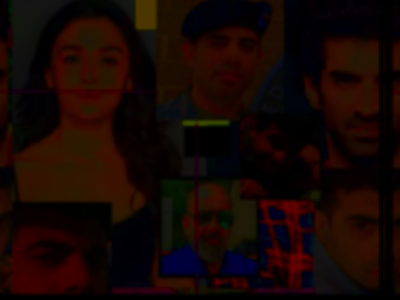
#> input picture dut/tb/uvm_images/write/New folder/cgaintocgain.bmp, 400 x 300 px, found by its file name
$ python cgaintocgain.py
#> lines starting #> are read from the running program, lines starting #| are printed output that depends on the picture
import cv2

image = cv2.imread('C:/Images/REPOS/GitHub/VIDEO_STREAM/ZEDBOARD/uvm_tb/VFP_TEST/dut/tb/uvm_images/write/cgaintocgain.bmp')
#> image is the input picture: shape (300, 400, 3); mean B, G, R 3.4, 7.2, 22.7


# RGB Red
cv2.imshow('R-cgaintocgain',image[:, :, 0])
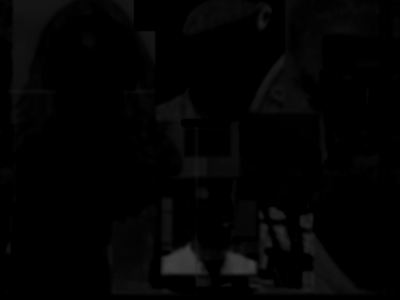
#> window 'R-cgaintocgain': shape (300, 400); min 0, max 64, mean 3.4
cv2.imwrite('R-cgaintocgain.bmp',image[:, :, 0])

cv2.imshow('G-cgaintocgain',image[:, :, 1])
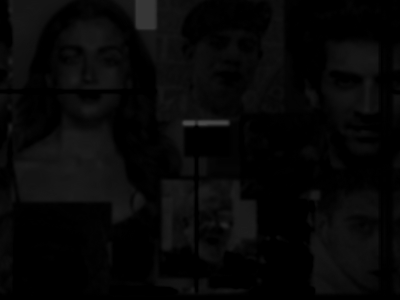
#> window 'G-cgaintocgain': shape (300, 400); min 0, max 74, mean 7.2
cv2.imwrite('G-cgaintocgain.bmp',image[:, :, 1])

cv2.imshow('B-cgaintocgain',image[:, :, 2])
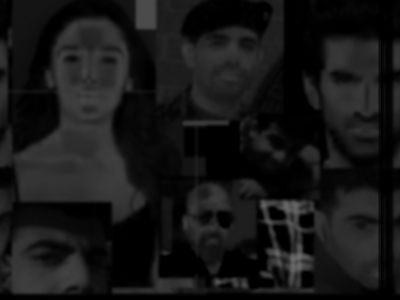
#> window 'B-cgaintocgain': shape (300, 400); min 0, max 111, mean 22.7
cv2.imwrite('B-cgaintocgain.bmp',image[:, :, 2])

cv2.waitKey(0)

$ run again, with dut/tb/uvm_images/write/New folder/cgaintosharp_v0.bmp copied over dut/tb/uvm_images/write/New folder/cgaintocgain.bmp
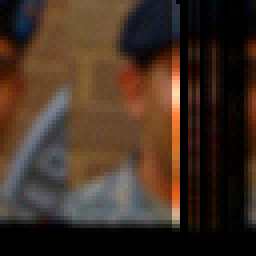
#> input picture dut/tb/uvm_images/write/New folder/cgaintosharp_v0.bmp, 64 x 64 px, found by its file name (shown 4 times larger)
#> image is the input picture: shape (64, 64, 3); mean B, G, R 36, 47.9, 65.8
#> `cv2.imshow('G-cgaintocgain',image[:, :, 1])`:
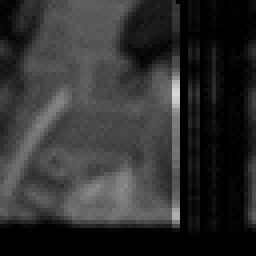
#> window 'G-cgaintocgain': shape (64, 64) (shown 4 times larger); min 0, max 216, mean 47.9
#> `cv2.imshow('B-cgaintocgain',image[:, :, 2])`:
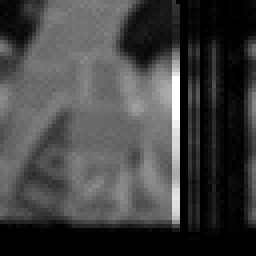
#> window 'B-cgaintocgain': shape (64, 64) (shown 4 times larger); min 0, max 255, mean 65.8

$ run again, with dut/tb/uvm_images/write/New folder/emboss_v0.bmp copied over dut/tb/uvm_images/write/New folder/cgaintocgain.bmp
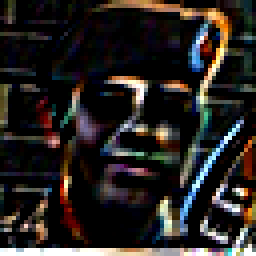
#> input picture dut/tb/uvm_images/write/New folder/emboss_v0.bmp, 64 x 64 px, found by its file name (shown 4 times larger)
#> image is the input picture: shape (64, 64, 3); mean B, G, R 33.6, 35.9, 39.9
#> `cv2.imshow('G-cgaintocgain',image[:, :, 1])`:
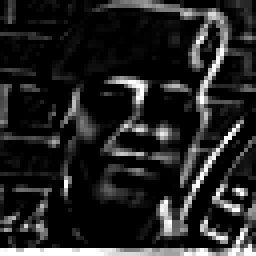
#> window 'G-cgaintocgain': shape (64, 64) (shown 4 times larger); min 0, max 255, mean 35.9
#> `cv2.imshow('B-cgaintocgain',image[:, :, 2])`:
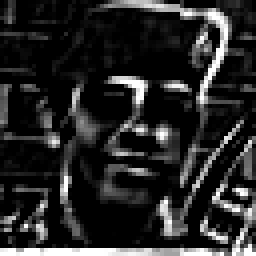
#> window 'B-cgaintocgain': shape (64, 64) (shown 4 times larger); min 0, max 255, mean 39.9
